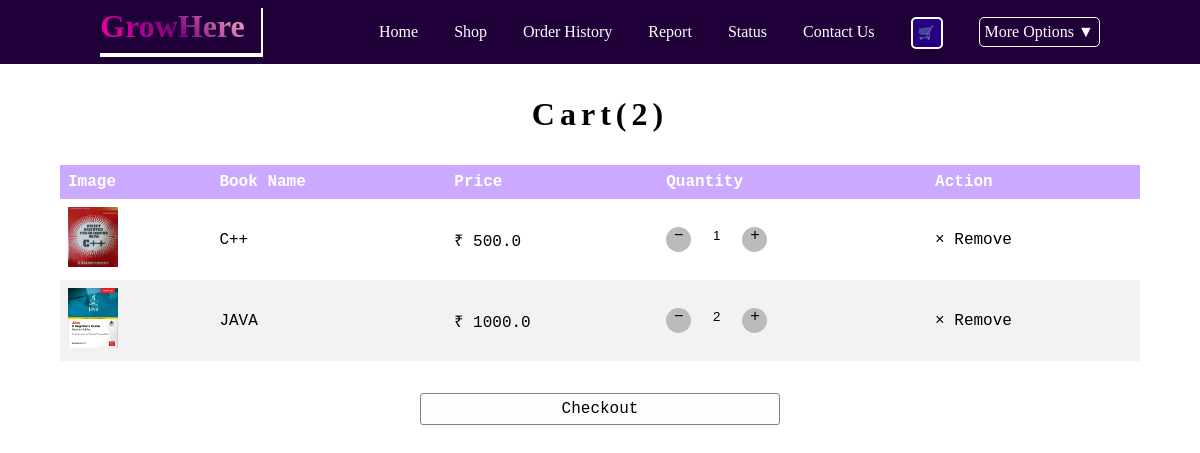
The app's page /cart/ (signed in) with its own data.
### bookstoreapp/models.py (models this page shows, shortened)
class Cart(models.Model):
    user = models.ForeignKey(User, on_delete= models.CASCADE)
    product = models.ForeignKey(Book, on_delete=models.CASCADE)
    quantity = models.IntegerField()
    status = models.BooleanField(default=False)
    added_on = models.DateTimeField(auto_now_add=True)
    update_on = models.DateTimeField(auto_now=True)

class Book(models.Model):
    name = models.CharField(max_length=100)
    amount = models.FloatField()
    description = models.TextField()
    image = models.ImageField(upload_to='image')

### bookstoreapp/views.py (the view, shortened to what this page needs)
# urls.py: path('cart/', views.cart, name='cart'),
def cart(request):
    context = {}
    items = Cart.objects.filter(user__id = request.user.id, status = False)
    context['items'] = items
    return render(request, 'cart.html', context)

### templates/cart.html (shortened to what this page needs)
{% extends 'base_user.html' %}
{% load static %}
{% block link %}
<link rel="stylesheet" href="{% static 'css/styleBaseUser.css' %}">
<link rel="stylesheet" href="{% static 'css/styleCart.css' %}">
{% endblock %}
{% block content %}
<center>
    {% if items|length == 0 %}
    <h1 style="margin-top: 2rem;font-family: 'Dancing Script', cursive; letter-spacing: 5px;">Cart({{items|length}})</h1>
    {% else %}
    <h1 style="margin-top: 2rem; font-family: 'Dancing Script', cursive; letter-spacing: 5px;">Cart({{items|length}})</h1>
    <table>
        <thead>
            <th>Image</th>
            <th>Book Name</th>
            <th>Price</th>
            <th>Quantity</th>
            <th>Action</th>
        </thead>
        <tbody>
            {% for i in items %}
            <tr>
                <td><img src="{{i.product.image.url}}" alt="error" width="50px" height="60px"></td>
                <td>{{i.product.name}}</td>
                <td>
                    &#x20B9 {{i.product.amount}}
                </td>
                <td>
                    <span class="dot">
                        <a href="" onclick="change_quantity('{{i.id}}', 'minus')" style="text-decoration: none;color: black;">&minus;</a>
                    </span>
                    <input type="text" id="cart{{i.id}}" value="{{i.quantity}}" pattern="[1-4]{1}"  min="1" max="4" title="Please enter upto 4" required style="width: 2rem;border: none; text-align: center; background: none;">
                    <span class="dot">
                        <a href="" onclick="change_quantity('{{i.id}}', 'plus')" style="text-decoration: none;color: black;">&plus;</a>
                    </span>
                </td>
                <td><a href="remove/{{i.id}}" class="cart_a">&times; Remove</a></td>
            </tr>
            {% endfor %}
        </tbody>
    </table>
</center>
<div>
    <center>
        <button type="submit" class="button"> <a href="{% url 'checkout' %}" class="cart_a">Checkout</a></button>
    </center>
</div>
{% endif %}
{% endblock %}

### static/css/styleBaseUser.css (style rules this page uses)
* { box-sizing: border-box; margin: 0; padding: 0; }

### static/css/styleCart.css (style rules this page uses)
table { border-collapse: collapse; width: 90%; margin-top: 2rem; font-size: medium; font-family: cursive, monospace; }
th, td { text-align: left; padding: 8px; }
tr:nth-child(even) { background-color: #f2f2f2; }
th { background-color: #caa9ff; color: white; }
.button { background-color: #fffcfc; border: 1px solid grey; border-radius: 3px; width: 30%; margin-top: 2rem; height: 2rem; color: black; font-size: medium; font-family: cursive, monospace; }
.cart_a { text-decoration: none; color: black; }
.dot { height: 25px; width: 25px; background-color: #bbb; border-radius: 50%; display: inline-block; text-align: center; }

### records on screen
Cart: product.image (picture), product.name "C++", product.amount "500.0", quantity "1"
Cart: product.image (picture), product.name "JAVA", product.amount "1000.0", quantity "2"

### other values on screen
{{ items|length }} "2"
